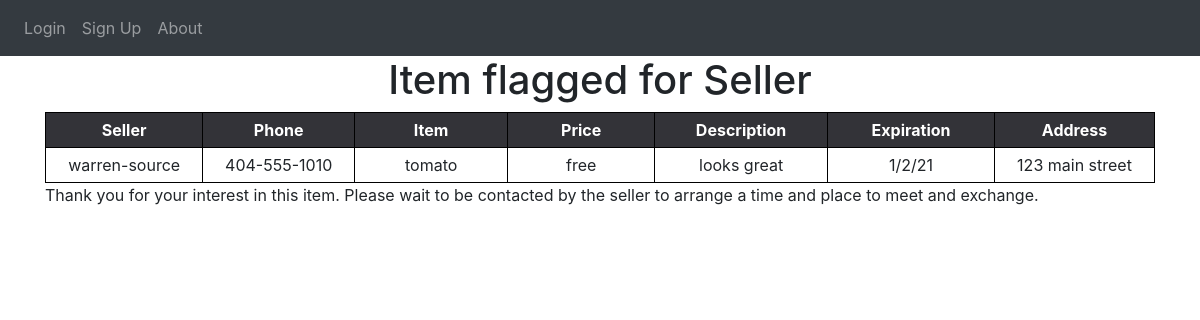
Screenshot of /purchase/1 with the database file from the repository.
### website/models.py (models this page shows)
class Seller(db.Model):
    id = db.Column(db.Integer, primary_key=True)
    food = db.Column(db.String(100))
    price = db.Column(db.String(30))
    description = db.Column(db.String(600))
    expiration = db.Column(db.String(30))
    user_id = db.Column(db.Integer, db.ForeignKey('user.id'))

class User(db.Model, UserMixin):
    id = db.Column(db.Integer, primary_key=True)
    user_name = db.Column(db.String(100), unique=True)
    password = db.Column(db.String(100))
    address = db.Column(db.String(300)) #include town and state after
    zipcode = db.Column(db.String(20))
    phone = db.Column(db.String(20))
    sellers = db.relationship('Seller')  # access user's items for sale

### website/views.py (the view)
@views.route('/purchase/<int:id>')
def purchase(id):
    seller_item = db.session.execute('SELECT S.id, U.id, S.food, S.price, S.description, S.expiration, U.user_name, U.address, U.zipcode, U.phone FROM Seller AS S JOIN User AS U WHERE S.id = :val', {'val': id})
    return render_template("buy.html", user=current_user, seller_item=seller_item)

### website/templates/buy.html (shortened to what this page needs)
{% extends "base.html" %}
{% block content %}
    <div class="summary">
        <h1 style="text-align: center">Item flagged for Seller</h1>
        <table>
            <tr>
                <th>Seller</th>
                <th>Phone</th>
                <th>Item</th>
                <th>Price</th>
                <th>Description</th>
                <th>Expiration</th>
                <th>Address</th>
            </tr>
            {% for item in seller_item %}
            <tr>
                <td>{{ item.user_name }}</td>
                <td>{{ item.phone }}</td>
                <td>{{ item.food }}</td>
                <td>{{ item.price }}</td>
                <td>{{ item.description }}</td>
                <td>{{ item.expiration }}</td>
                <td>{{ item.address }}</td>
            </tr>
            {% endfor %}
        </table>
    </div>
<p>
    Thank you for your interest in this item. Please wait to
    be contacted by the seller to arrange a time and place to meet and exchange.
</p>
{% endblock %}

### website/static/lgin.css (style rules this page uses)
* { margin: 0; padding: 0; }
body { background: #e9eaea; font-family: roboto; user-select: none; }

### website/static/style.css (style rules this page uses)
body { font-family: "Open Sans", sans-serif; overflow-x: hidden; color: #444444; background-color: white; }
h1, h2, h3, h4, h5, h6 { font-family: "Poppins", sans-serif; }

### website/templates/buy.html (style rules this page uses)
table { border-collapse: collapse; }
th { background-color:#333338; Color:white; }
th, td { width:250px; text-align:center; border:1px solid black; padding:5px }

### rows the page displays
Seller: user_name "warren-source", phone "404-555-1010", food "tomato", price "free", description "looks great", expiration "1/2/21", address "123 main street"
